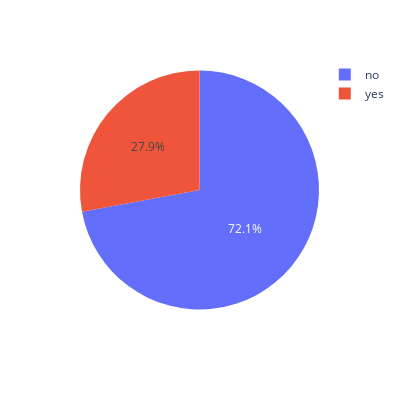

The cell this chart's notebook holds for it:
### Markdown cell above
### De las personas que no fueron contactadas nunca ¿Cuántas pidieron el depósito?

### Code cell
import plotly.express as px
datos=df[df.pdias==-1].dep_a_plazo.value_counts()
px.pie(datos, values='dep_a_plazo', names=['no', 'yes'], width=400, height=400)

### Figure 1 — Plotly figure (JSON) as saved in the notebook; plotly's stock layout.template omitted (floating-point values rounded to 4 significant figures)
{"data": [{"domain": {"x": [0, 1], "y": [0, 1]}, "hovertemplate": "label=%{label}<br>dep_a_plazo=%{value}<extra></extra>", "labels": ["no", "yes"], "legendgroup": "", "name": "", "showlegend": true, "type": "pie", "values": [3368, 1304]}], "layout": {"height": 400, "legend": {"tracegroupgap": 0}, "margin": {"t": 60}, "width": 400}}
